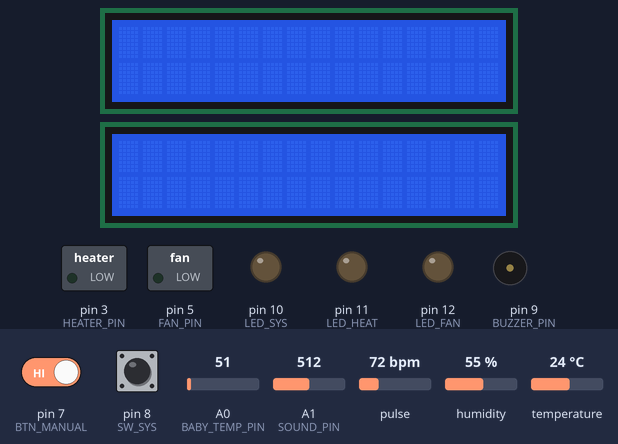
Simulated run of this sketch. Board: Arduino Mega 2560, built with avr-gcc and run on an emulated ATmega2560. Shown: 2 × 16×2 character LCD, switched loads named in the sketch (green lamp = pin HIGH), output pins drawn as LEDs (lit = HIGH), buzzer (waves = sounding). Inputs (shaded band) come from the test bench; at power-on: pin 8 (SW_SYS) HIGH, pin 7 (BTN_MANUAL) HIGH, pulse 72 bpm, A0 (BABY_TEMP_PIN) = 51, A1 (SOUND_PIN) = 512, humidity 55 %, temperature 24 °C. What the sketch prints to the serial monitor is not drawn.

Above: at 1.3 s.
1.4 s: pin 8 (SW_SYS) pulled LOW for 0.15 s
At 2.6 s:
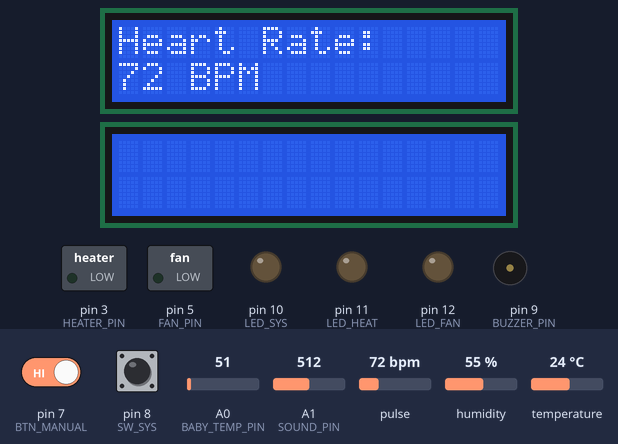
3.0 s: pin 8 (SW_SYS) pulled LOW for 3.2 s
At 7.1 s:
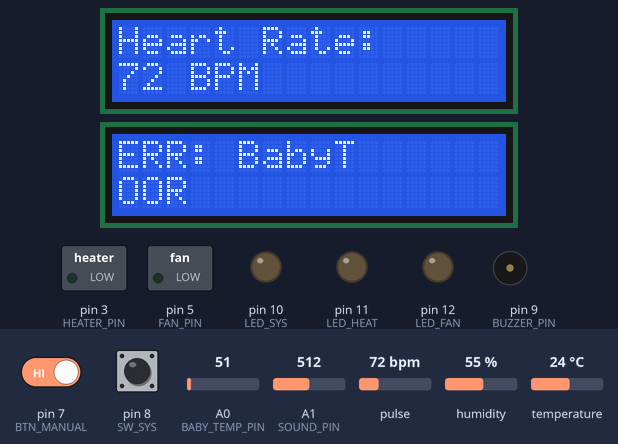
7.7 s: pin 8 (SW_SYS) pulled LOW for 3.2 s
At 10.71 s:
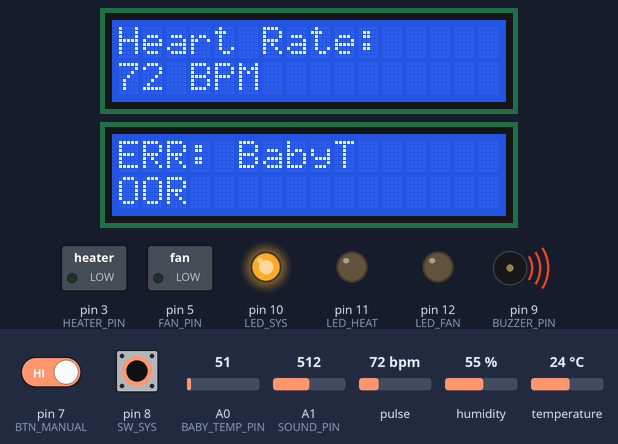
12.4 s: pin 7 (BTN_MANUAL) driven LOW and pin 8 (SW_SYS) driven LOW
At 15.2 s:
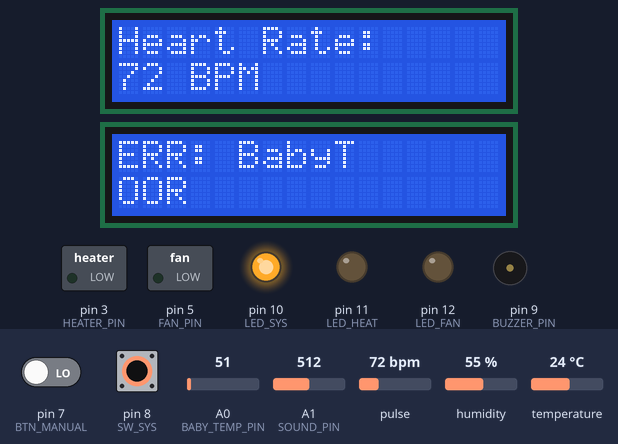
15.4 s: pulse set to 98 bpm
At 16.5 s:
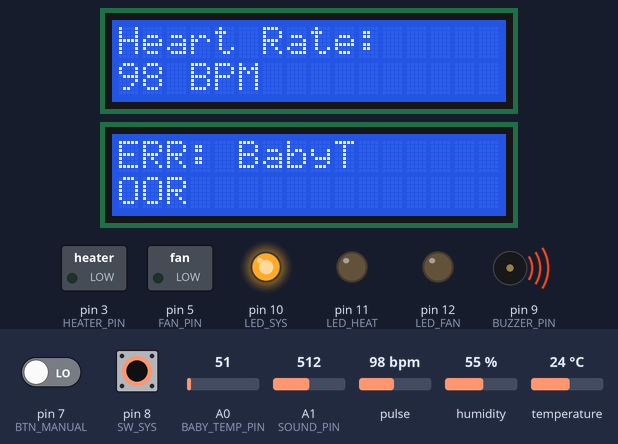
18.4 s: pulse set to 102 bpm
At 19.0 s:
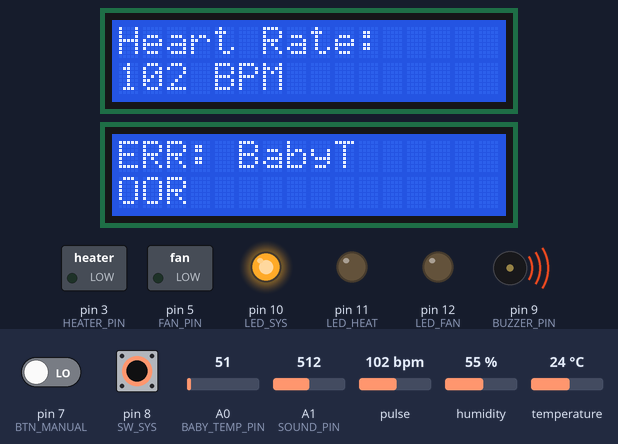
Timing chart, 0 to 67.2 s (numbered marks = the images above; inputs shaded):
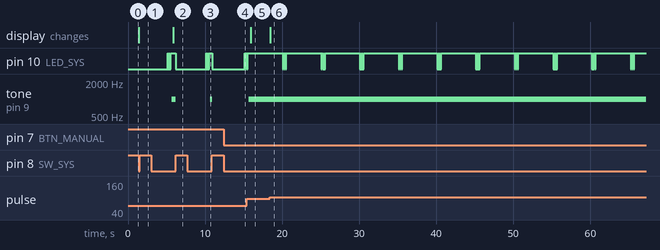

Measured:
- after the input at 1.4 s, the display: changes at once (image 1)
- after the input at 3.0 s, pin 10 (LED_SYS): goes HIGH 0.10 s, LOW 0.10 s, HIGH 0.10 s, LOW 0.10 s, HIGH 0.68 s, then LOW, starting after 2.1 s; tone on pin 9 (BUZZER_PIN): silent → 1000 Hz after 2.7 s, → silent 0.56 s later; the display: changes after 2.9 s (image 2)
- after the input at 7.7 s, pin 10 (LED_SYS): goes HIGH 0.10 s, LOW 0.10 s, HIGH 0.10 s, LOW 0.10 s, HIGH 0.36 s, then LOW, starting after 2.4 s; tone on pin 9 (BUZZER_PIN): silent → 1000 Hz after 3.0 s, → silent 0.25 s later
- after the input at 12.4 s, pin 10 (LED_SYS): LOW → HIGH after 2.8 s, → LOW 0.10 s later, → HIGH 0.10 s later
- after the input at 15.4 s, the display: changes after 0.50 s (image 5)
- after the input at 18.4 s, the display: changes after 0.05 s (image 6)

The sketch:

SmartNursery.ino.ino
```cpp
/*
  Nursery Incubator Control System - Version kv1
  ----------------------------------------------
  Description:
  This Arduino Mega sketch controls a nursery incubator using temperature,
  humidity, baby temperature, heart rate, and sound sensors, plus manual switches.
  Outputs include a heater, fan (two speeds), buzzer, LEDs, and two I2C LCDs (16x2).

  -----------------------------
  Hardware Connections:
  -----------------------------
  Inputs:
    - DHT22 (Temp+Humidity)      : Digital Pin 2
    - LM35 (Baby Temp)           : Analog Pin A0
    - Sound Sensor (Optional)    : Analog Pin A1
    - Pulse Sensor (Heart Rate)  : Analog Pin A2
    - Manual Button              : Digital Pin 7
    - System ON/OFF Switch       : Digital Pin 8

  Outputs:
    - Heater Relay               : Digital Pin 3
    - Fan (PWM 2 speeds)         : Digital Pin 5
    - Alarm Buzzer               : Digital Pin 9
    - LED1 (System/Error)        : Digital Pin 10
    - LED2 (Heater)              : Digital Pin 11
    - LED3 (Fan)                 : Digital Pin 12
    - LCD1 Heart Rate (I2C 16x2) : Address 0x27
    - LCD2 Status (I2C 16x2)     : Address 0x3F

  -----------------------------
  Operational Logic:
  -----------------------------
  - System ON/OFF via switch
  - Heart rate read continuously
  - Other sensors read every 5 seconds
  - Heater on if ambient <36.5°C; fan low speed always, high speed >38°C
  - Errors -> flash LED1, buzzer, Serial, LCD2
*/

#include <Wire.h>
#include <LiquidCrystal_I2C.h>
#include <DHT.h>
#include <PulseSensorPlayground.h>

// Pins
#define DHTPIN          2
#define DHTTYPE         DHT22
#define BABY_TEMP_PIN   A0
#define SOUND_PIN       A1
#define PULSE_PIN       A2
#define HEATER_PIN      3
#define FAN_PIN         5
#define BUZZER_PIN      9
#define LED_SYS         10
#define LED_HEAT        11
#define LED_FAN         12
#define BTN_MANUAL      7
#define SW_SYS          8

// Thresholds & timings
const float T_LOW = 36.5, T_HIGH = 38.0;
const float BT_MIN = 36.5, BT_MAX = 37.5;
const int P_MIN = 100, P_MAX = 160;
const int SOUND_TH = 600;
const int FAN_LOW = 85, FAN_HIGH = 255;
const unsigned long INT_S = 5000, INT_P = 3000;

// State
unsigned long lastS = 0, lastP = 0;
bool err = false;

// Objects
DHT dht(DHTPIN, DHTTYPE);
LiquidCrystal_I2C lcd1(0x27, 16, 2);  // Heart Rate LCD
LiquidCrystal_I2C lcd2(0x3F, 16, 2);  // Status LCD
PulseSensorPlayground pulse;

void setup() {
  Serial.begin(9600);
  dht.begin();
  pulse.analogInput(PULSE_PIN);
  pulse.begin();

  lcd1.init(); lcd1.backlight();
  lcd2.init(); lcd2.backlight();

  pinMode(HEATER_PIN, OUTPUT);
  pinMode(FAN_PIN, OUTPUT);
  pinMode(BUZZER_PIN, OUTPUT);
  pinMode(LED_SYS, OUTPUT);
  pinMode(LED_HEAT, OUTPUT);
  pinMode(LED_FAN, OUTPUT);
  pinMode(BTN_MANUAL, INPUT_PULLUP);
  pinMode(SW_SYS, INPUT_PULLUP);

  digitalWrite(LED_SYS, HIGH);
}

void loop() {
  unsigned long t = millis();
  bool systemOn = !digitalRead(SW_SYS);
  bool manual = !digitalRead(BTN_MANUAL);

  if (!systemOn) {
    offAll();
    return;
  }

  int bpm = pulse.getBeatsPerMinute();
  if (pulse.sawStartOfBeat()) lastP = t;
  showHeartRate(bpm);

  if (t - lastP > INT_P) reportError("Pulse", "No signal");

  if (t - lastS >= INT_S) {
    lastS = t;
    err = false;

    float envTemp = dht.readTemperature();
    float envHum = dht.readHumidity();
    float babyVolt = analogRead(BABY_TEMP_PIN) * (5.0 / 1023.0);
    float babyTemp = babyVolt * 100.0;
    int soundLvl = analogRead(SOUND_PIN);

    if (isnan(envTemp) || isnan(envHum)) reportError("DHT", "Sensor Fail");
    else if (babyTemp < BT_MIN - 5 || babyTemp > BT_MAX + 5) reportError("BabyT", "OOR");
    else if (soundLvl > SOUND_TH * 1.5) reportError("Noise", "Loud");

    if (!err) {
      digitalWrite(HEATER_PIN, manual ? HIGH : (envTemp < T_LOW));
      digitalWrite(LED_HEAT, digitalRead(HEATER_PIN));

      int fanSpeed = manual ? 0 : (envTemp > T_HIGH ? FAN_HIGH : FAN_LOW);
      analogWrite(FAN_PIN, fanSpeed);
      digitalWrite(LED_FAN, fanSpeed > 0);
      noTone(BUZZER_PIN);

      showStatus(envTemp, envHum, babyTemp);
    }
  }
}

void offAll() {
  digitalWrite(HEATER_PIN, LOW);
  analogWrite(FAN_PIN, 0);
  noTone(BUZZER_PIN);
  digitalWrite(LED_HEAT, LOW);
  digitalWrite(LED_FAN, LOW);
  digitalWrite(LED_SYS, LOW);
}

void reportError(const char* label, const char* message) {
  err = true;
  for (int i = 0; i < 6; i++) {
    digitalWrite(LED_SYS, i % 2);
    delay(100);
  }
  digitalWrite(LED_SYS, HIGH);
  Serial.print("[ERROR] "); Serial.print(label); Serial.print(": "); Serial.println(message);
  lcd2.clear();
  lcd2.print("ERR: "); lcd2.print(label);
  lcd2.setCursor(0, 1);
  lcd2.print(message);
  tone(BUZZER_PIN, 1000);
}

void showHeartRate(int bpm) {
  lcd1.clear();
  lcd1.setCursor(0, 0);
  lcd1.print("Heart Rate:");
  lcd1.setCursor(0, 1);
  lcd1.print(bpm); lcd1.print(" BPM");
}

void showStatus(float t, float h, float bt) {
  lcd2.clear();
  lcd2.setCursor(0, 0);
  lcd2.print("T:"); lcd2.print(t); lcd2.print((char)223); lcd2.print("C ");
  lcd2.print("H:"); lcd2.print(h); lcd2.print("%");
  lcd2.setCursor(0, 1);
  lcd2.print("BT:"); lcd2.print(bt); lcd2.print((char)223); lcd2.print("C");
}
```
